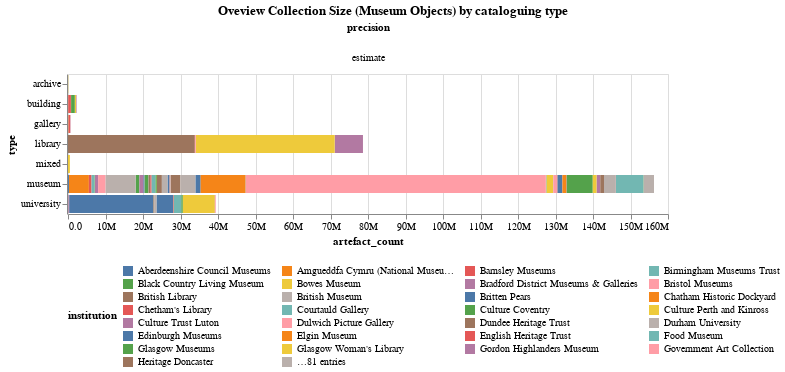

Notebook code cell kept with this figure:
### Markdown cell above
## Artefacts by cataloguing type

### Code cell
title = alt.TitleParams('Artefacts by cataloguing type', anchor='middle')
alt.Chart(artefacts_df, title=title).mark_bar().encode(
        alt.Color('institution:N').legend(orient="bottom", columns=4, titleOrient="left"),
    column='precision:O',
    tooltip=['institution', 'artefact_count'],
    x='artefact_count:Q',
    y='type:N'
).properties(width=600).resolve_scale(x='independent').configure(numberFormat='.2s')

### Figure 1 — Vega-Lite specification as saved in the notebook (floating-point values rounded to 4 significant figures)
{"config": {"view": {"continuousWidth": 300, "continuousHeight": 300}, "numberFormat": ".2s"}, "data": {"name": "data-f4253ee8e36c3615aab68e27ba9c68a5"}, "mark": {"type": "bar"}, "encoding": {"color": {"field": "institution", "legend": {"orient": "bottom", "columns": 4, "titleOrient": "left"}, "type": "nominal"}, "column": {"field": "precision", "type": "ordinal"}, "tooltip": [{"field": "institution", "type": "nominal"}, {"field": "artefact_count", "type": "quantitative"}], "x": {"field": "artefact_count", "type": "quantitative"}, "y": {"field": "type", "type": "nominal"}}, "resolve": {"scale": {"x": "independent"}}, "title": {"text": "Oveview Collection Size (Museum Objects) by cataloguing type", "anchor": "middle"}, "width": 600, "$schema": "https://vega.github.io/schema/vega-lite/v5.17.0.json", "datasets": {"data-f4253ee8e36c3615aab68e27ba9c68a5": [{"institution": "Oxford University", "sector": "university", "type": "university", "topic": "mixed", "precision": "estimate", "artefact_count": 22530000}, {"institution": "University of Cambridge", "sector": "university", "type": "university", "topic": "mixed", "precision": "estimate", "artefact_count": 2000000}, {"institution": "Durham University", "sector": "university", "type": "university", "topic": "mixed", "precision": "estimate", "artefact_count": 106000}, {"institution": "University College London", "sector": "university", "type": "university", "topic": "mixed", "precision": "estimate", "artefact_count": 164000}, {"institution": "University of Manchester", "sector": "university", "type": "university", "topic": "mixed", "precision": "estimate", "artefact_count": 8560000}, {"institution": "King's College London", "sector": "university", "type": "university", "topic": "mixed", "precision": "estimate", "artefact_count": 200000}, {"institution": "University of Birmingham", "sector": "university", "type": "university", "topic": "mixed", "precision": "estimate", "artefact_count": 4500000}, {"institution": "Unversity of Warwick", "sector": "university", "type": "university", "topic": "mixed", "precision": "estimate", "artefact_count": 16000}, {"institution": "Manchester Metropolitan Unversity", "sector": "university", "type": "university", "topic": "mixed", "precision": "estimate", "artefact_count": 0}, {"institution": "Swansea University", "sector": "university", "type": "university", "topic": "mixed", "precision": "estimate", "artefact_count": 1700}, {"institution": "University of Brighton", "sector": "university", "type": "university", "topic": "mixed", "precision": "estimate", "artefact_count": 50000}, {"institution": "SOAS, University of London", "sector": "university", "type": "university", "topic": "mixed", "precision": "estimate", "artefact_count": 60000}, {"institution": "University of Aberdeen", "sector": "university", "type": "university", "topic": "mixed", "precision": "estimate", "artefact_count": 530000}, {"institution": "University of Bristol", "sector": "university", "type": "university", "topic": "mixed", "precision": "estimate", "artefact_count": 100000}, {"institution": "University of Leeds", "sector": "university", "type": "university", "topic": "mixed", "precision": "estimate", "artefact_count": 350000}, {"institution": "University of Sheffield", "sector": "university", "type": "university", "topic": "mixed", "precision": "estimate", "artefact_count": 30000}, {"institution": "University of St Andrews", "sector": "university", "type": "university", "topic": "mixed", "precision": "estimate", "artefact_count": 200000}, {"institution": "Royal College of Surgeons", "sector": "university", "type": "university", "topic": "medicine", "precision": "estimate", "artefact_count": 3500}, {"institution": "British Library", "sector": "library", "type": "library", "topic": "mixed", "precision": "estimate", "artefact_count": 33810000}, {"institution": "Chetham's Library", "sector": "library", "type": "library", "topic": "mixed", "precision": "estimate", "artefact_count": 121041}, {"institution": "Glasgow Woman's Library", "sector": "library", "type": "library", "topic": "mixed", "precision": "estimate", "artefact_count": 0}, {"institution": "Lambeth Palace Library", "sector": "library", "type": "library", "topic": "theology", "precision": "estimate", "artefact_count": 186200}, {"institution": "National Library of Wales", "sector": "library", "type": "library", "topic": "mixed", "precision": "estimate", "artefact_count": 7540000}, {"institution": "National Library of Scotland", "sector": "library", "type": "library", "topic": "mixed", "precision": "estimate", "artefact_count": 37000000}, {"institution": "Amgueddfa Cymru (National Museum Wales)", "sector": "national", "type": "museum", "topic": "mixed", "precision": "estimate", "artefact_count": 5319585}, {"institution": "Historic Royal Palaces", "sector": "national", "type": "building", "topic": "mixed", "precision": "estimate", "artefact_count": 60000}, {"institution": "National Football Museum", "sector": "national", "type": "museum", "topic": "mixed", "precision": "estimate", "artefact_count": 40000}, {"institution": "National Justice Museum", "sector": "national", "type": "museum", "topic": "mixed", "precision": "estimate", "artefact_count": 40000}, {"institution": "National Mining Museum Scotland", "sector": "national", "type": "museum", "topic": "industry", "precision": "estimate", "artefact_count": 100000}, {"institution": "National Museum of the Royal Navy", "sector": "national", "type": "museum", "topic": "maritime", "precision": "estimate", "artefact_count": 2500000}, {"institution": "National Museums NI", "sector": "national", "type": "museum", "topic": "mixed", "precision": "estimate", "artefact_count": 1400000}, {"institution": "National Museums Scotland", "sector": "national", "type": "museum", "topic": "mixed", "precision": "estimate", "artefact_count": 12000000}, {"institution": "National Tramway Museum", "sector": "national", "type": "museum", "topic": "mixed", "precision": "estimate", "artefact_count": 46690}, {"institution": "National Trust", "sector": "national", "type": "building", "topic": "art", "precision": "estimate", "artefact_count": 1000000}, {"institution": "National Trust for Scotland", "sector": "national", "type": "building", "topic": "art", "precision": "estimate", "artefact_count": 300000}, {"institution": "National Waterways Museum", "sector": "national", "type": "building", "topic": "transport", "precision": "estimate", "artefact_count": 150000}, {"institution": "Royal Collection Trust", "sector": "national", "type": "museum", "topic": "art", "precision": "estimate", "artefact_count": 1000000}, {"institution": "Government Art Collection", "sector": "national", "type": "museum", "topic": "art", "precision": "estimate", "artefact_count": 15000}, {"institution": "Historic Environment Scotland", "sector": "national", "type": "museum", "topic": "heritage", "precision": "estimate", "artefact_count": 41000}, {"institution": "People's History Museum", "sector": "national", "type": "museum", "topic": "social", "precision": "estimate", "artefact_count": 5680}, {"institution": "Portable Antiquities Scheme", "sector": "national", "type": "museum", "topic": "archaeology", "precision": "estimate", "artefact_count": 1751232}, {"institution": "Royal Air Force Museum", "sector": "national", "type": "museum", "topic": "military", "precision": "estimate", "artefact_count": 1300000}, {"institution": "Royal Botanic Gardens Kew", "sector": "national", "type": "museum", "topic": "nature", "precision": "estimate", "artefact_count": 7000000}, {"institution": "Royal Collection", "sector": "national", "type": "museum", "topic": "nature", "precision": "estimate", "artefact_count": 1000000}, {"institution": "Courtauld Gallery", "sector": "independent", "type": "gallery", "topic": "art", "precision": "estimate", "artefact_count": 33501}, {"institution": "Dulwich Picture Gallery", "sector": "independent", "type": "gallery", "topic": "art", "precision": "estimate", "artefact_count": 600}, {"institution": "Manchester Art Gallery", "sector": "independent", "type": "gallery", "topic": "art", "precision": "estimate", "artefact_count": 46000}, {"institution": "National Galleries Scotland", "sector": "independent", "type": "gallery", "topic": "art", "precision": "estimate", "artefact_count": 120000}, {"institution": "Bowes Museum", "sector": "independent", "type": "museum", "topic": "art", "precision": "estimate", "artefact_count": 30000}, {"institution": "Britten Pears", "sector": "independent", "type": "museum", "topic": "art", "precision": "estimate", "artefact_count": 1200}, {"institution": "Chatham Historic Dockyard", "sector": "independent", "type": "building", "topic": "maritime", "precision": "estimate", "artefact_count": 70000}, {"institution": "English Heritage Trust", "sector": "independent", "type": "building", "topic": "history", "precision": "estimate", "artefact_count": 700000}, {"institution": "Gordon Highlanders Museum", "sector": "independent", "type": "museum", "topic": "military", "precision": "estimate", "artefact_count": 40000}, {"institution": "Ironbridge Gorge Museum Trust", "sector": "independent", "type": "museum", "topic": "industry", "precision": "estimate", "artefact_count": 400000}, {"institution": "Jewish Museum London", "sector": "independent", "type": "museum", "topic": "social", "precision": "estimate", "artefact_count": 40000}, {"institution": "London Transport Museum", "sector": "independent", "type": "museum", "topic": "transport", "precision": "estimate", "artefact_count": 500000}, {"institution": "Manchester Jewish Museum", "sector": "independent", "type": "museum", "topic": "social", "precision": "estimate", "artefact_count": 31000}, {"institution": "Mary Rose Trust", "sector": "independent", "type": "museum", "topic": "maritime", "precision": "estimate", "artefact_count": 19000}, {"institution": "Media Archive for Central England (MACE)", "sector": "independent", "type": "archive", "topic": "media", "precision": "estimate", "artefact_count": 65000}, {"institution": "Food Museum", "sector": "independent", "type": "museum", "topic": "social", "precision": "estimate", "artefact_count": 40000}, {"institution": "Museum of Freemasonry", "sector": "independent", "type": "museum", "topic": "social", "precision": "estimate", "artefact_count": 90000}, {"institution": "Museum of Lead Mining", "sector": "independent", "type": "museum", "topic": "industry", "precision": "estimate", "artefact_count": 2572}, {"institution": "Museum of Scottish Railways", "sector": "independent", "type": "museum", "topic": "industry", "precision": "estimate", "artefact_count": 50000}, {"institution": "Paxton Trust", "sector": "independent", "type": "building", "topic": "art", "precision": "estimate", "artefact_count": 3754}, {"institution": "Pier Arts Centre", "sector": "independent", "type": "gallery", "topic": "art", "precision": "estimate", "artefact_count": 180}, {"institution": "Postal Museum", "sector": "independent", "type": "museum", "topic": "social", "precision": "estimate", "artefact_count": 60000}, {"institution": "Royal Artillery Museum", "sector": "independent", "type": "museum", "topic": "military", "precision": "estimate", "artefact_count": 30000}, {"institution": "Royal Engineers Museum", "sector": "independent", "type": "museum", "topic": "military", "precision": "estimate", "artefact_count": 1000000}, {"institution": "Royal Scottish Academy of Art & Architecture", "sector": "independent", "type": "museum", "topic": "art", "precision": "estimate", "artefact_count": 9000}, {"institution": "Aberdeenshire Council Museums", "sector": "regional", "type": "museum", "topic": "mixed", "precision": "estimate", "artefact_count": 250000}, {"institution": "Barnsley Museums", "sector": "regional", "type": "museum", "topic": "mixed", "precision": "estimate", "artefact_count": 711400}, {"institution": "Birmingham Museums Trust", "sector": "regional", "type": "museum", "topic": "art", "precision": "estimate", "artefact_count": 800000}, {"institution": "Black Country Living Museum", "sector": "regional", "type": "museum", "topic": "history", "precision": "estimate", "artefact_count": 80000}, {"institution": "Bradford District Museums & Galleries", "sector": "regional", "type": "museum", "topic": "mixed", "precision": "estimate", "artefact_count": 837837}, {"institution": "Bristol Museums", "sector": "regional", "type": "museum", "topic": "mixed", "precision": "estimate", "artefact_count": 2000000}, {"institution": "Culture Coventry", "sector": "regional", "type": "museum", "topic": "mixed", "precision": "estimate", "artefact_count": 1000000}, {"institution": "Culture Perth and Kinross", "sector": "regional", "type": "mixed", "topic": "mixed", "precision": "estimate", "artefact_count": 500000}, {"institution": "Culture Trust Luton", "sector": "regional", "type": "museum", "topic": "mixed", "precision": "estimate", "artefact_count": 1105051}, {"institution": "Dundee Heritage Trust", "sector": "regional", "type": "museum", "topic": "mixed", "precision": "estimate", "artefact_count": 0}, {"institution": "Elgin Museum", "sector": "regional", "type": "museum", "topic": "mixed", "precision": "estimate", "artefact_count": 36000}, {"institution": "Glasgow Museums", "sector": "regional", "type": "museum", "topic": "mixed", "precision": "estimate", "artefact_count": 1000000}, {"institution": "Heritage Doncaster", "sector": "regional", "type": "museum", "topic": "mixed", "precision": "estimate", "artefact_count": 406750}, {"institution": "Highland Folk Museum", "sector": "regional", "type": "museum", "topic": "social", "precision": "estimate", "artefact_count": 10000}, {"institution": "Leeds Museums & Galleries", "sector": "regional", "type": "museum", "topic": "mixed", "precision": "estimate", "artefact_count": 1300000}, {"institution": "Leicester Museums", "sector": "regional", "type": "museum", "topic": "mixed", "precision": "estimate", "artefact_count": 1500000}, {"institution": "Manchester Art Gallery", "sector": "regional", "type": "gallery", "topic": "art", "precision": "estimate", "artefact_count": 50000}, {"institution": "Edinburgh Museums", "sector": "regional", "type": "museum", "topic": "mixed", "precision": "estimate", "artefact_count": 220000}, {"institution": "Museums Northhumberland", "sector": "regional", "type": "museum", "topic": "mixed", "precision": "estimate", "artefact_count": 25000}, {"institution": "Northhampton Museums", "sector": "regional", "type": "museum", "topic": "mixed", "precision": "estimate", "artefact_count": 44024}, {"institution": "Orkney Museums", "sector": "regional", "type": "museum", "topic": "mixed", "precision": "estimate", "artefact_count": 100000}, {"institution": "Poole Museums", "sector": "regional", "type": "museum", "topic": "mixed", "precision": "estimate", "artefact_count": 50000}, {"institution": "Potteries Museum and Art Gallery", "sector": "regional", "type": "museum", "topic": "arts", "precision": "estimate", "artefact_count": 1000000}, {"institution": "Preston Park Museum & Grounds", "sector": "regional", "type": "museum", "topic": "social", "precision": "estimate", "artefact_count": 100000}, {"institution": "Ripon Museums", "sector": "regional", "type": "museum", "topic": "social", "precision": "estimate", "artefact_count": 9000}, {"institution": "Royal Albert Memorial Museum", "sector": "regional", "type": "museum", "topic": "mixed", "precision": "estimate", "artefact_count": 1000000}, {"institution": "Salisbury Museum", "sector": "regional", "type": "museum", "topic": "mixed", "precision": "estimate", "artefact_count": 100000}, {"institution": "Victoria & Albert Museum", "sector": "dcms", "type": "museum", "topic": "art", "precision": "estimate", "artefact_count": 2800000}, {"institution": "Science Museum Group", "sector": "dcms", "type": "museum", "topic": "science", "precision": "estimate", "artefact_count": 7360793}, {"institution": "Museum of the Home", "sector": "dcms", "type": "museum", "topic": "history", "precision": "estimate", "artefact_count": 40000}, {"institution": "Horniman Museum", "sector": "dcms", "type": "museum", "topic": "history", "precision": "estimate", "artefact_count": 350000}, {"institution": "Imperial War Museums", "sector": "dcms", "type": "museum", "topic": "history", "precision": "estimate", "artefact_count": 1000000}, {"institution": "National Gallery", "sector": "dcms", "type": "gallery", "topic": "art", "precision": "estimate", "artefact_count": 2626}, {"institution": "National Museums Liverpool", "sector": "dcms", "type": "museum", "topic": "history", "precision": "estimate", "artefact_count": 4000000}, {"institution": "National Portrait Gallery", "sector": "dcms", "type": "gallery", "topic": "art", "precision": "estimate", "artefact_count": 350000}, {"institution": "Natural History Museum", "sector": "dcms", "type": "museum", "topic": "nature", "precision": "estimate", "artefact_count": 80000000}, {"institution": "Royal Armouries", "sector": "dcms", "type": "museum", "topic": "history", "precision": "estimate", "artefact_count": 70000}, {"institution": "Royal Museums Greenwich", "sector": "dcms", "type": "museum", "topic": "history", "precision": "estimate", "artefact_count": 3000000}, {"institution": "Sir John Soane's Museum", "sector": "dcms", "type": "museum", "topic": "history", "precision": "estimate", "artefact_count": 52000}, {"institution": "Tate Gallery Group", "sector": "dcms", "type": "gallery", "topic": "art", "precision": "estimate", "artefact_count": 70000}, {"institution": "The Wallace Collection", "sector": "dcms", "type": "museum", "topic": "art", "precision": "estimate", "artefact_count": 5637}, {"institution": "British Museum", "sector": "dcms", "type": "museum", "topic": "history", "precision": "estimate", "artefact_count": 8000000}]}}
